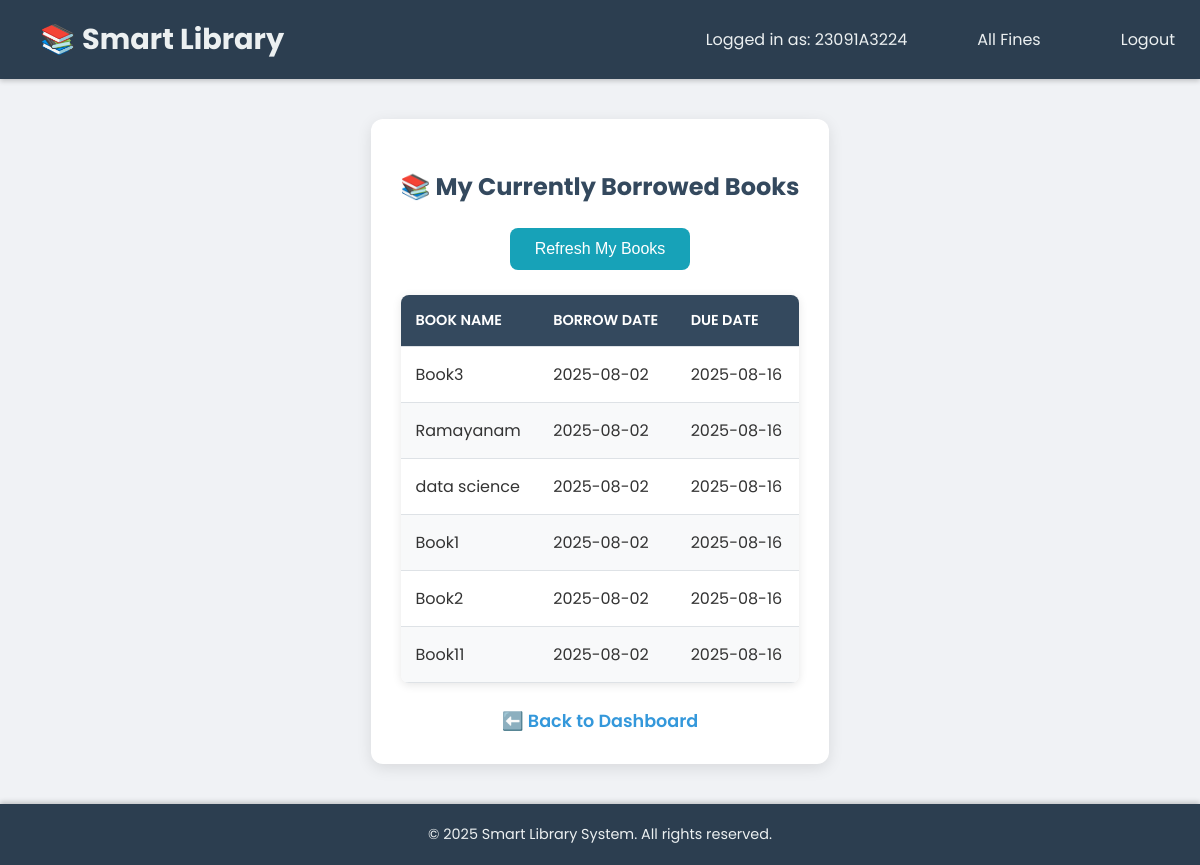
The page /check_books (signed in) on the database its author committed.
### app.py (models this page shows)
class BorrowedBook(db.Model):
    id = db.Column(db.Integer, primary_key=True)
    regno = db.Column(db.String(20), nullable=False)
    book_name = db.Column(db.String(100), nullable=False)
    borrow_date = db.Column(db.Date, default=datetime.today)
    due_date = db.Column(db.Date)
    actual_return_date = db.Column(db.Date, nullable=True)

### app.py (the view)
@app.route('/check_books', methods=['GET'])
def check_books():
    if 'regno' not in session:
        flash('Please log in first.', 'error')
        return redirect(url_for('student_login'))
    regno = session['regno']
    books = BorrowedBook.query.filter_by(regno=regno, actual_return_date=None).all()
    if not books:
        flash('No borrowed books found for this student.', 'info')
    return render_template('check_books.html', books=books, regno=regno, now=datetime.now())

### app.py (called while the page is built)
@app.teardown_appcontext
def shutdown_session(exception=None):
    db.session.remove()

### templates/check_books.html
{% extends "base.html" %}
{% set background = 'https://images.unsplash.com/photo-1507842217343-583bb7270b66' %}
{% block content %}
<div class="container">
    <h2 class="text-center mb-4">📚 My Currently Borrowed Books</h2>
    <form method="GET" action="{{ url_for('check_books') }}" class="text-center mb-4">
        <button type="submit" class="btn btn-info">Refresh My Books</button>
    </form>
    {% if books %}
    <table class="table table-striped">
        <thead>
            <tr>
                <th>Book Name</th>
                <th>Borrow Date</th>
                <th>Due Date</th>
            </tr>
        </thead>
        <tbody>
            {% for book in books %}
            <tr>
                <td>{{ book.book_name }}</td>
                <td>{{ book.borrow_date.strftime('%Y-%m-%d') }}</td>
                <td>{{ book.due_date.strftime('%Y-%m-%d') }}</td>
            </tr>
            {% endfor %}
        </tbody>
    </table>
    {% else %}
    <p class="text-center lead">No currently borrowed books found for {{ regno }}.</p>
    {% endif %}
    <a href="{{ url_for('student_dashboard') }}" class="back-link">⬅️ Back to Dashboard</a>
</div>
{% endblock %}

### static/style.css (style rules this page uses)
body { font-family: 'Poppins', sans-serif; margin: 0; padding: 0; background-color: #f0f2f5; color: #333; min-height: 100vh; display: flex; flex-direction: column; }
h1, h2, h3, h4, h5, h6 { font-weight: 700; color: #34495e; margin-bottom: 20px; }
.container { max-width: 960px; margin: 40px auto; background-color: #ffffff; padding: 30px; border-radius: 12px; box-shadow: 0 4px 15px rgba(0,0,0,0.1); flex-grow: 1; }
.btn { padding: 12px 25px; font-size: 1rem; border-radius: 8px; border: none; cursor: pointer; transition: background-color 0.3s ease, transform 0.2s ease, box-shadow 0.3s ease; text-decoration: none; display: inline-block; text-align: center; }
.btn-info { background-color: #17a2b8; color: white; }
table { width: 100%; border-collapse: collapse; margin-top: 25px; background-color: #ffffff; border-radius: 8px; overflow: hidden; box-shadow: 0 2px 10px rgba(0,0,0,0.1); }
th, td { padding: 15px; text-align: left; border-bottom: 1px solid #dee2e6; }
th { background-color: #34495e; color: white; font-weight: 600; text-transform: uppercase; font-size: 0.9em; }
tr:nth-child(even) { background-color: #f8f9fa; }
a { color: #3498db; text-decoration: none; transition: color 0.3s ease; }
.back-link, .nav-link { display: block; text-align: center; margin-top: 25px; font-size: 1.1em; font-weight: 600; }
.mb-4 { margin-bottom: 1.5rem !important; }
.text-center { text-align: center !important; }
@media (min-width: 992px) { .container { max-width: 1200px; padding: 30px; } }
body { font-size: 16px; }

### templates/base.html (style rules this page uses)
body { background-size: cover; background-attachment: fixed; background-position: center center; }

### rows shown on the page
BorrowedBook: book_name "Book3", borrow_date "2025-08-02", due_date "2025-08-16"
BorrowedBook: book_name "Ramayanam", borrow_date "2025-08-02", due_date "2025-08-16"
BorrowedBook: book_name "data science", borrow_date "2025-08-02", due_date "2025-08-16"
BorrowedBook: book_name "Book1", borrow_date "2025-08-02", due_date "2025-08-16"
BorrowedBook: book_name "Book2", borrow_date "2025-08-02", due_date "2025-08-16"
BorrowedBook: book_name "Book11", borrow_date "2025-08-02", due_date "2025-08-16"

### other values the page prints
{{ session.get('regno') }} "23091A3224"
